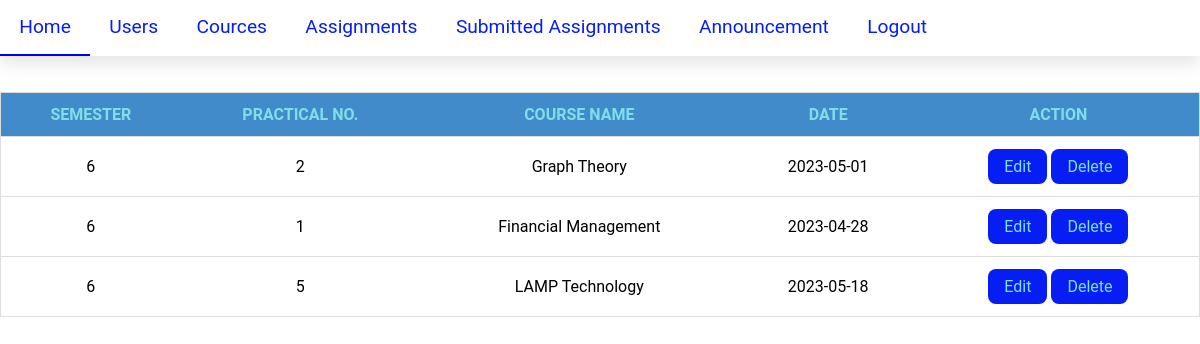
The page /admin_assignment.php on the database its author committed.
### tables this page shows
CREATE TABLE `assignment` (
  `id` int(11) NOT NULL,
  `semester` decimal NOT NULL,
  `pra_no` int(20) NOT NULL,
  `cource_name` varchar(200) NOT NULL,
  `date` date NOT NULL
);

### admin_assignment.php (the view, shortened to what this page needs)
<html>
<head>
    <link rel="stylesheet" href="style2.css">
</head>
<body>
    <?php
    include 'db.php';
    include 'header.php';
    function display_assignments($conn)
    {
        $query = "SELECT * FROM assignment";
        $result = mysqli_query($conn, $query);
        if (mysqli_num_rows($result) > 0) {
            echo "<table>";
            echo "<tr><th>Semester</th><th>Practical No.</th><th>Course Name</th><th>Date</th><th>Action</th></tr>";
            while ($row = mysqli_fetch_assoc($result)) {
                echo "<tr>";
                echo "<td>" . $row['semester'] . "</td>";
                echo "<td>" . $row['pra_no'] . "</td>";
                echo "<td>" . $row['cource_name'] . "</td>";
                echo "<td>" . $row['date'] . "</td>";
                echo "<td><button class=btn><a href=\"edit_assignment.php?id=" . $row['id'] . "\">Edit</a></button> <button class=btn> <a href=\"delete_assignment.php?id=" . $row['id'] . "\">Delete</a></button></td>";
                echo "</tr>";
            }
            echo "</table>";
        } else {
            echo "No assignments found.";
        }
    }
    display_assignments($conn);
    ?>
</body>
</html>

### style2.css (style rules this page uses)
* { margin: 0px; padding: 0px; font-family: 'Roboto', sans-serif; }
table { border-collapse: collapse; width: 100%; text-align: center; }
th { background-color: #428bca; color: #80DEEA; font-weight: bold; text-transform: uppercase; }
th, td { padding: 12px; }
tr { border: 1px solid #ddd; }
.btn { border: none; background-color: #428bca; border-radius: 0.5em; color:#80DEEA; cursor: pointer; font-size: 1em; padding: 0.5em 1em; text-align: center; text-decoration: none; transition: background-color 0.3s ease; }
a { text-decoration: none; color: #80DEEA ; }
a { text-decoration: none; }

### header.php (style rules this page uses)
* { margin: 0px; padding: 0px; font-family: 'Roboto', sans-serif; }
.btn { border: none; background-color: #061ef3ff; border-radius: 0.5em; color: #fff; cursor: pointer; font-size: 1em; padding: 0.5em 1em; text-align: center; text-decoration: none; transition: background-color 0.3s ease; }

### rows shown on the page
assignment: semester "6", pra_no "2", cource_name "Graph Theory", date "2023-05-01"
assignment: semester "6", pra_no "1", cource_name "Financial Management", date "2023-04-28"
assignment: semester "6", pra_no "5", cource_name "LAMP Technology", date "2023-05-18"
